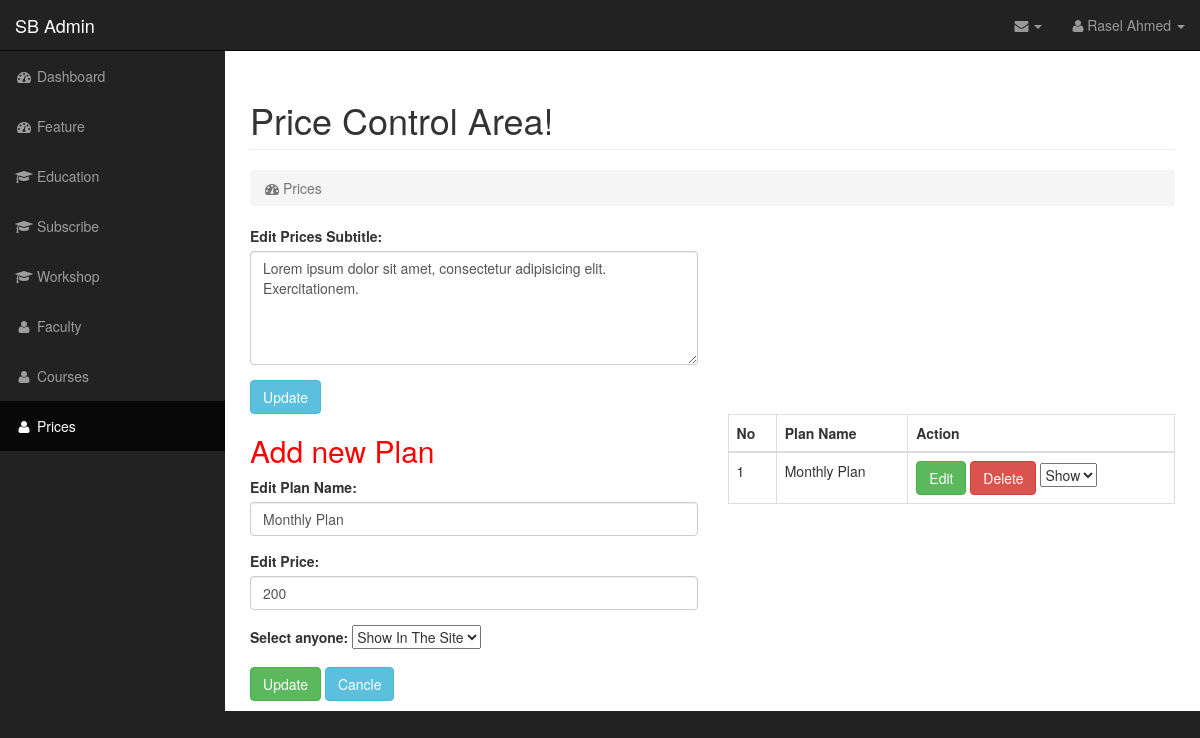
The app's page /admin/prices.php?editId=1 (signed in) with its own data.
### tables this page shows
CREATE TABLE `section_subtitle` (
  `sectionName` varchar(250) NOT NULL,
  `subtitle` text NOT NULL
);

CREATE TABLE `prices` (
  `id` int(11) NOT NULL,
  `plan_name` varchar(250) NOT NULL,
  `price` varchar(250) NOT NULL,
  `status` varchar(10) NOT NULL
);

### admin/config/selectData.php (called while the page is built)
<?php
function getJSONFromDB($sql){
	include 'mysqlDb.php';
	$result = mysqli_query($conn, $sql)or die(mysqli_error($conn));
	$arr=array();
	while($row = mysqli_fetch_assoc($result)) {
		$arr[]=$row;
	}
	return json_encode($arr);
}
?>

### admin/prices.php (the view, shortened to what this page needs)
<?php
 $curentPage = "prices";
 include 'template/head.php';
 $jsonPricesSubtitleString = getJSONFromDB("select * from section_subtitle where sectionName ='Prices'");
$PricessData = json_decode($jsonPricesSubtitleString);
 $jsonPricessDataString = getJSONFromDB("select * from prices where id ='".$_GET['editId']."'");
 $PricessAllData = json_decode($jsonPricessDataString);
?>
     <div id="page-wrapper">
            <div class="container-fluid">
                <div class="row">
                    <div class="col-lg-12">
                        <h1 class="page-header">
                            Price Control Area!
                        </h1>
                        <ol class="breadcrumb">
                            <li class="active">
                                <i class="fa fa-dashboard"></i> Prices
                            </li>
                        </ol>
                    </div>
                </div>
                <div class="row">
                    <div class="col-lg-6">
                        <form action="" method="post">
                            <div class="form-group">
                              <label for="section_title">Edit Prices Subtitle:</label>
                              <textarea class="form-control" name="subtitle" rows="5" id="coursesSubtitle"><?php
                                if (isset($_POST['subtitle'])) {
                                    echo $_POST['subtitle'];
                                }else{
                                    echo $PricessData[0]->subtitle;
                                }
                                ?></textarea>
                            </div>
                            <button type="submit" name="submit" class="btn btn-info">Update</button>
                        </form>
                    </div>
                </div>
                <div class="row">
                    <div class="col-lg-6">
                       <h2 style="color: red; ">Add new Plan</h2>
                      <form action="" method="post">
                        <div class="form-group">
                          <label for="title"><?php echo isset($_GET['editId'])? 'Edit':'Add' ?> Plan Name:</label>
                          <input type="text" class="form-control" id="plan_name" placeholder="Enter Plan Name!" value="<?php if (isset($_GET['editId'])){
                                       if (isset($_POST['plan_name'])) {
                                            echo $_POST['plan_name'];
                                       }else{
                                         echo $PricessAllData[0]->plan_name;
                                       }
                                    }
                                ?>" name="plan_name">
                        </div>
                        <div class="form-group">
                          <label for="price"><?php echo isset($_GET['editId'])? 'Edit':'Add' ?> Price:</label>
                          <input type="number" class="form-control" id="price" placeholder="Enter Price!" value="<?php if (isset($_GET['editId'])){
                                       if (isset($_POST['price'])) {
                                            echo $_POST['price'];
                                       }else{
                                         echo $PricessAllData[0]->price;
                                       }
                                    }
                                ?>" name="price">
                        </div>
                        <div class="form-group">
                        <label for="status">Select anyone:</label>
                            <select name="status" id="status">
                                <option value="on" selected="">Show In The Site</option>
                            </select>
                        </div>
                        <button type="submit" name="<?php echo isset($_GET['editId'])? 'updatePrice':'addNewPrice' ?>" class="btn btn-success"><?php echo isset($_GET['editId'])? 'Update':'Submit' ?></button>
                        <?php if (isset($_GET['editId'])){ ?>
                            <a href="prices.php" class="btn btn-info">Cancle</a>
                       <?php } ?>
                      </form>
                    </div>
                    <div class="col-lg-6">
                        <?php
                            $jsonPricesString = getJSONFromDB("select * from prices");
                            $Prices = json_decode($jsonPricesString);
                        ?>
                        <table class="table table-bordered">
                            <thead>
                              <tr>
                                <th>No</th>
                                <th>Plan Name</th>
                                <th>Action</th>
                              </tr>
                            </thead>
                            <tbody>
                            <?php for ($i=0; $i <sizeof($Prices); $i++) { ?>
                              <tr>
                                <td><?php echo ($i+1) ?></td>
                                <td><?php echo $Prices[$i]->plan_name; ?></td>
                                <td>
                                  <a href="prices.php?editId=<?php echo $Prices[$i]->id; ?>" class="btn btn-success">Edit</a>
                                  <a href="prices.php?deleteId=<?php echo $Prices[$i]->id; ?>" class="btn btn-danger delete_data" id="<?php echo $Prices[$i]->id; ?>" >Delete</a>
                                  <select name="statusChange" id="">
                                     <?php
                                        if ($Prices[$i]->status == 'on') { ?>
                                            <option value="on">Show</option>
                                        <?php }else{ ?>
                                            <option value="off">Hide</option>
                                       <?php } ?>
                                  </select>
                                </td>
                              </tr>
                              <?php } ?>
                            </tbody>
                        </table>
                    </div>
                </div>
            </div>
        </div>
    </div>
<?php include 'template/footer.php'; ?>

### admin/template/head.php (shortened to what this page needs)
<?php
require 'config/selectData.php';
$jsonAdminDataString = getJSONFromDB("select * from admin_login where email='raselahmed@gmail.com'");
$AdminData = json_decode($jsonAdminDataString);
?>
<!DOCTYPE html>
<html lang="en">
<head>
    <link href="css/bootstrap.min.css" rel="stylesheet">
    <link href="css/sb-admin.css" rel="stylesheet">
    <link href="css/plugins/morris.css" rel="stylesheet">
    <link href="font-awesome/css/font-awesome.min.css" rel="stylesheet" type="text/css">
</head>
<body>
    <div id="wrapper">
        <nav class="navbar navbar-inverse navbar-fixed-top" role="navigation">
            <div class="navbar-header">
                <a class="navbar-brand" href="index.php">SB Admin</a>
            </div>
            <ul class="nav navbar-right top-nav">
                <li class="dropdown">
                    <a href="#" class="dropdown-toggle" data-toggle="dropdown"><i class="fa fa-envelope"></i> <b class="caret"></b></a>
                </li>
                <li class="dropdown">
                    <a href="#" class="dropdown-toggle" data-toggle="dropdown"><i class="fa fa-user"></i> <?php echo $AdminData[0]->name; ?> <b class="caret"></b></a>
                </li>
            </ul>
            <div class="collapse navbar-collapse navbar-ex1-collapse">
                <ul class="nav navbar-nav side-nav">
                    <li class="<?php if($curentPage == 'index'){echo 'active'; } ?>">
                        <a href="index.php"><i class="fa fa-fw fa-dashboard"></i> Dashboard</a>
                    </li>
                    <li class="<?php if($curentPage == 'features'){echo 'active';} ?>">
                        <a href="features.php"><i class="fa fa-fw fa-dashboard"></i> Feature</a>
                    </li>
                    <li class="<?php if($curentPage == 'education'){echo 'active';} ?>">
                        <a href="education.php"><i class="fa fa-fw fa-graduation-cap"></i> Education</a>
                    </li>
                    <li class="<?php if($curentPage == 'subscribe'){echo 'active';} ?>">
                        <a href="subscribe.php"><i class="fa fa-fw fa-graduation-cap"></i> Subscribe</a>
                    </li>
                    <li class="<?php if($curentPage == 'workshop'){echo 'active';} ?>">
                        <a href="workshop.php"><i class="fa fa-fw fa-graduation-cap"></i> Workshop</a>
                    </li>
                    <li class="<?php if($curentPage == 'faculty'){echo 'active';} ?>">
                        <a href="faculty.php"><i class="fa fa-fw fa-user"></i> Faculty</a>
                    </li>
                    <li class="<?php if($curentPage == 'courses'){echo 'active';} ?>">
                        <a href="courses.php"><i class="fa fa-fw fa-user"></i> Courses</a>
                    </li>
                    <li class="<?php if($curentPage == 'prices'){echo 'active';} ?>">
                        <a href="prices.php"><i class="fa fa-fw fa-user"></i> Prices</a>
                    </li>
                </ul>
            </div>
        </nav>

### admin/css/sb-admin.css (style rules this page uses)
body { margin-top: 100px; background-color: #222; }
@media (min-width:768px) { body { margin-top: 50px; } }
#wrapper { padding-left: 0; }
#page-wrapper { width: 100%; padding: 0; background-color: #fff; }
@media (min-width:768px) { #wrapper { padding-left: 225px; } }
@media (min-width:768px) { #page-wrapper { padding: 10px; } }
.top-nav { padding: 0 15px; }
.top-nav>li { display: inline-block; float: left; }
.top-nav>li>a { padding-top: 15px; padding-bottom: 15px; line-height: 20px; color: #999; }
@media (min-width:768px) { .side-nav { position: fixed; top: 51px; left: 225px; width: 225px; margin-left: -225px; border: none; border-radius: 0; overflow-y: auto; background-color: #222; bottom: 0; overflow-x: hidden; padding-bottom: 40px; } }
@media (min-width:768px) { .side-nav>li>a { width: 225px; } }

### records on screen
section_subtitle: subtitle "Lorem ipsum dolor sit amet, consectetur adipisicing elit. Exercitationem."
prices: plan_name "Monthly Plan", price "200", statusChange "Show"

### other values on screen
$AdminData[0]->name "Rasel Ahmed"
